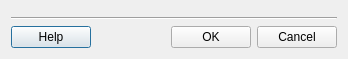
<?xml version="1.0" encoding="UTF-8"?>
<ui version="4.0">
 <class>dataPropertiesDialogForm</class>
 <widget class="QDialog" name="dataPropertiesDialogForm">
  <property name="geometry">
   <rect>
    <x>0</x>
    <y>0</y>
    <width>333</width>
    <height>60</height>
   </rect>
  </property>
  <property name="windowTitle">
   <string>Data Properties</string>
  </property>
  <layout class="QGridLayout" name="gridLayout_3">
   <property name="sizeConstraint">
    <enum>QLayout::SetFixedSize</enum>
   </property>
   <item row="0" column="0">
    <layout class="QGridLayout" name="gridLayout_2">
     <item row="0" column="0">
      <widget class="QFrame" name="m_dataWidgetFrame">
       <property name="frameShape">
        <enum>QFrame::StyledPanel</enum>
       </property>
       <property name="frameShadow">
        <enum>QFrame::Raised</enum>
       </property>
      </widget>
     </item>
     <item row="1" column="0">
      <layout class="QGridLayout" name="gridLayout">
       <item row="0" column="0" colspan="4">
        <widget class="Line" name="line">
         <property name="sizePolicy">
          <sizepolicy hsizetype="Expanding" vsizetype="Fixed">
           <horstretch>0</horstretch>
           <verstretch>0</verstretch>
          </sizepolicy>
         </property>
         <property name="orientation">
          <enum>Qt::Horizontal</enum>
         </property>
        </widget>
       </item>
       <item row="1" column="0">
        <widget class="QPushButton" name="m_helpPushButton">
         <property name="text">
          <string>Help</string>
         </property>
        </widget>
       </item>
       <item row="1" column="1">
        <spacer name="horizontalSpacer">
         <property name="orientation">
          <enum>Qt::Horizontal</enum>
         </property>
         <property name="sizeHint" stdset="0">
          <size>
           <width>68</width>
           <height>20</height>
          </size>
         </property>
        </spacer>
       </item>
       <item row="1" column="2">
        <widget class="QPushButton" name="m_okPushButton">
         <property name="text">
          <string>OK</string>
         </property>
        </widget>
       </item>
       <item row="1" column="3">
        <widget class="QPushButton" name="m_cancelPushButton">
         <property name="text">
          <string>Cancel</string>
         </property>
        </widget>
       </item>
      </layout>
     </item>
    </layout>
   </item>
  </layout>
 </widget>
 <tabstops>
  <tabstop>m_okPushButton</tabstop>
  <tabstop>m_cancelPushButton</tabstop>
  <tabstop>m_helpPushButton</tabstop>
 </tabstops>
 <resources/>
 <connections>
  <connection>
   <sender>m_cancelPushButton</sender>
   <signal>clicked()</signal>
   <receiver>dataPropertiesDialogForm</receiver>
   <slot>reject()</slot>
   <hints>
    <hint type="sourcelabel">
     <x>297</x>
     <y>30</y>
    </hint>
    <hint type="destinationlabel">
     <x>327</x>
     <y>42</y>
    </hint>
   </hints>
  </connection>
 </connections>
</ui>
